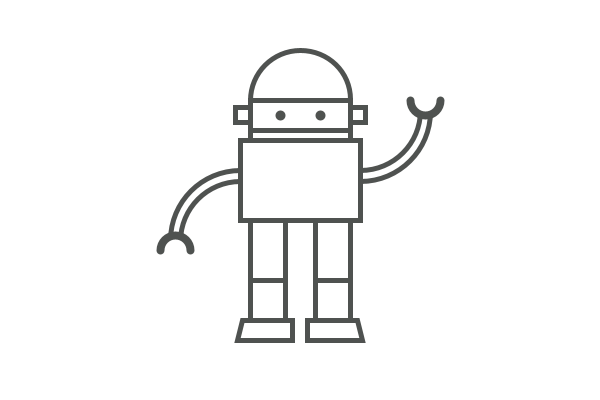
Frame 1 (no input)
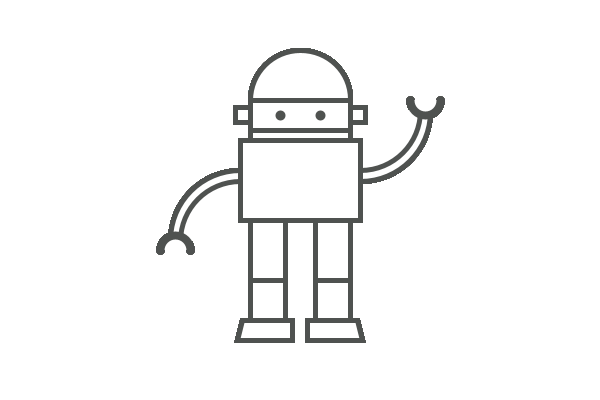
Frame 60 (the mouse pressed at the canvas centre just before this capture)
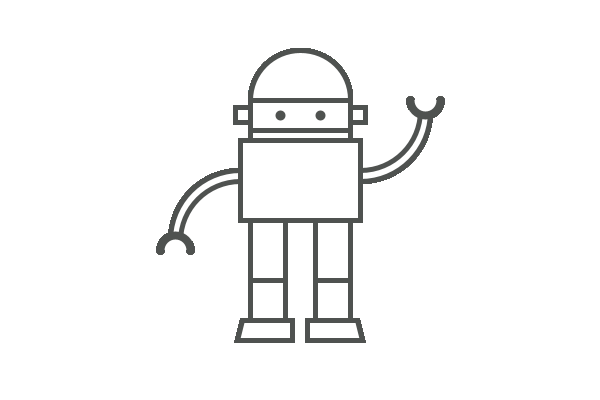
Frame 120 (the mouse held since frame 60 and released just before this capture)

The Processing sketch that drew these frames (run headless with seeded random() and noise(); from frame 60 on, the mouse is pressed at the canvas centre):

// Processing sketch: B1043003_HW1
// ── B1043003_HW1.pde
void setup() {
  size(600, 400);
  background(255, 255, 255, 100);
}

void draw() {
  stroke(79, 82, 80);
  
  // Arms
  float armRadius = 60;
  float armStartAngle_R = 0;
  float armEndAngle_R = PI*0.5;
  float armStartAngle_L = PI;
  float armEndAngle_L = PI*1.5;
  float armX_R = 360;
  float armY_R = 140 - armRadius + 30;
  float armX_L = 240;
  float armY_L = 140 + (armRadius+10) + 30;
  strokeWeight(5);
  arc(armX_R, armY_R+1, (armRadius+10) * 2, (armRadius+10) * 2, armStartAngle_R, armEndAngle_R);
  arc(armX_R, armY_R, armRadius * 2, armRadius * 2, armStartAngle_R, armEndAngle_R);
  arc(armX_L, armY_L, (armRadius+10) * 2, (armRadius+10) * 2, armStartAngle_L, armEndAngle_L);
  arc(armX_L, armY_L+1, armRadius * 2, armRadius * 2, armStartAngle_L, armEndAngle_L);
  strokeWeight(8);
  arc(425, 100, 30, 30, 0, PI); //right hand
  arc(175, 250, 30, 30, PI, TWO_PI); //left hand
  
  // Head
  float radius = 50;
  float centerX = 300;
  float centerY = 100;
  float rectWidth = radius * 2;
  float rectHeight = 30;
  float rectX = centerX - radius;
  float rectY = centerY;
  strokeWeight(5);
  arc(centerX, centerY, radius*2, radius*2, PI, TWO_PI);
  quad(rectX, rectY, rectX + rectWidth, rectY, rectX + rectWidth, rectY + rectHeight, rectX, rectY + rectHeight);
  quad(rectX, rectY + rectHeight, rectX + rectWidth, rectY + rectHeight, rectX + rectWidth, rectY + rectHeight + 10, rectX, rectY + rectHeight + 10);
  float squareSize = 15;
  float squareX_1 = rectX + rectWidth;
  float squareX_2 = rectX - squareSize;
  float squareY = rectY + squareSize/2;
  rect(squareX_1, squareY, squareSize, squareSize); //rect_Right
  rect(squareX_2, squareY, squareSize, squareSize); //rect_Left
  
  // Eyes
  float eyeXOffset = 20;
  float eyeY = rectY + rectHeight / 2;
  
  strokeWeight(10);
  point(centerX - eyeXOffset, eyeY);
  point(centerX + eyeXOffset, eyeY);
  
  // Body
  strokeWeight(5);
  float bodyWidth = 120;
  float bodyHeight = 80;
  float bodyX = centerX - radius - 10;
  float bodyY = centerY + 40;
  
  quad(bodyX, bodyY, bodyX + bodyWidth, bodyY, bodyX + bodyWidth, bodyY + bodyHeight, bodyX, bodyY + bodyHeight);
  
  // Legs
  float legWidth = 35;
  float legHeight = 100;
  float legY = bodyY + bodyHeight;
  float legXOffset = 10;
  
  quad(bodyX + legXOffset, legY, bodyX + legXOffset + legWidth, legY, bodyX + legXOffset + legWidth, legY + legHeight, bodyX + legXOffset, legY + legHeight);
  line(bodyX + legXOffset, legY + 60, bodyX + legXOffset + legWidth, legY + 60);
  
  quad(bodyX + bodyWidth - (legWidth + legXOffset), legY, bodyX + bodyWidth - legXOffset, legY, bodyX + bodyWidth - legXOffset, legY + legHeight, bodyX + bodyWidth - (legWidth + legXOffset), legY + legHeight);
  line(bodyX + bodyWidth - (legWidth + legXOffset), legY + 60, bodyX + bodyWidth - legXOffset, legY + 60);
  
  // Shoes
  float ShoesWidth = 50;
  float ShoesHeight = 20;
  float ShoesX_L = (bodyX + legXOffset) - (ShoesWidth-legWidth)/2;
  float ShoesX_R = bodyX + bodyWidth - (legWidth + legXOffset) - (ShoesWidth-legWidth)/2;
  float ShoesY = legY + legHeight;
  quad(ShoesX_L, ShoesY, ShoesX_L+ShoesWidth, ShoesY, ShoesX_L+ShoesWidth, ShoesY+ShoesHeight, ShoesX_L-5, ShoesY+ShoesHeight);
  quad(ShoesX_R, ShoesY, ShoesX_R+ShoesWidth, ShoesY, ShoesX_R+ShoesWidth+5, ShoesY+ShoesHeight, ShoesX_R, ShoesY+ShoesHeight);
}
